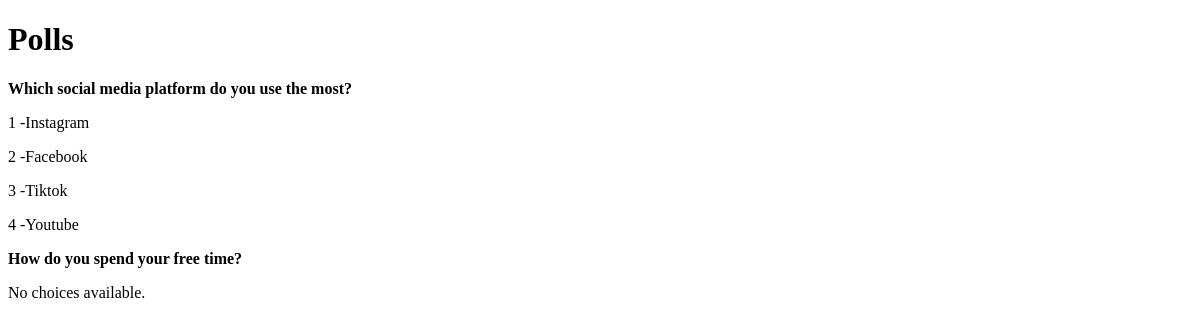
The app's page /polls/page/?page=2, older data.
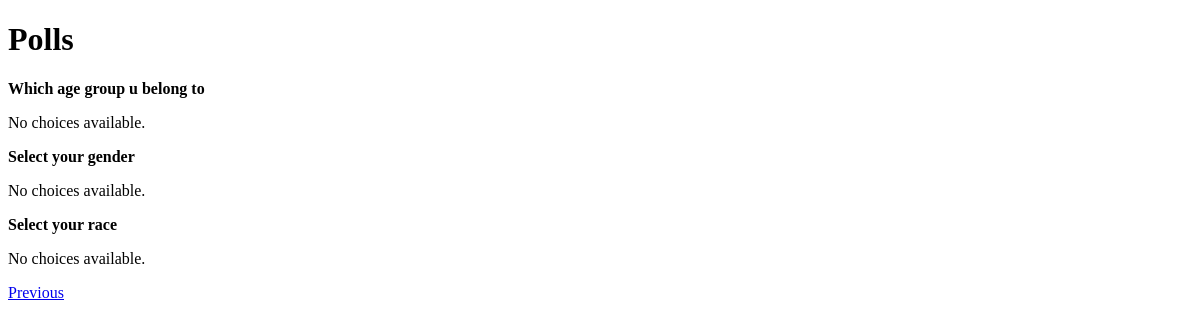
The same page, newer data.
### polls/models.py (models this page shows, shortened)
class Poll(models.Model):
    question = models.CharField(max_length=220)
    created_by= models.ForeignKey(User, on_delete=models.CASCADE)
    creted_at = models.DateTimeField( auto_now_add=True)

class Choice(models.Model):
    poll = models.ForeignKey(Poll, on_delete=models.CASCADE,  related_name='choices')
    text = models.TextField(max_length=220)
    vote = models.IntegerField(default=0)

### polls/views.py (the view)
# urls.py: path('page/',views.poll_list_template),
def poll_list_template(request):
    poll = Poll.objects.all()
    page_number = request.GET.get('page')
    paginator =Paginator(poll, 5)
    page = paginator.get_page(page_number)
    return render(request , 'polls/poll_list_template.html', {'page' : page})

### polls/templates/polls/poll_list_template.html (shortened to what this page needs)
<!DOCTYPE html>
<html>
<head><title>Poll List</title></head>
<body>
    <h1>Polls</h1>
    {% for poll in page %}
        <p><strong>{{ poll.question }}</strong></p>
        {% for choice in poll.choices.all %}
            <p>{{choice.id}} -{{ choice.text }}</p>
        {% empty %}
            <p>No choices available.</p>
        {% endfor %}
    {% empty %}
        <p>No polls available.</p>
    {% endfor %}
    {% if page.has_previous %}
        <a href="?page={{ page.previous_page_number }}">Previous</a>
    {% endif %}
</body>
</html>

Row changes from the older to the newer data that the page shows:
no longer on this page (row unchanged): Poll: question "Which social media platform do you use the most?"
no longer on this page (row unchanged): Choice: id "1", text "Instagram"
no longer on this page (row unchanged): Choice: id "2", text "Facebook"
no longer on this page (row unchanged): Choice: id "3", text "Tiktok"
no longer on this page (row unchanged): Choice: id "4", text "Youtube"
no longer on this page (row unchanged): Poll: question "How do you spend your free time?"
added Poll: question "Which age group u belong to"
added Poll: question "Select your gender"
added Poll: question "Select your race"
Text that changed along with them:
text now shown: "Previous"
